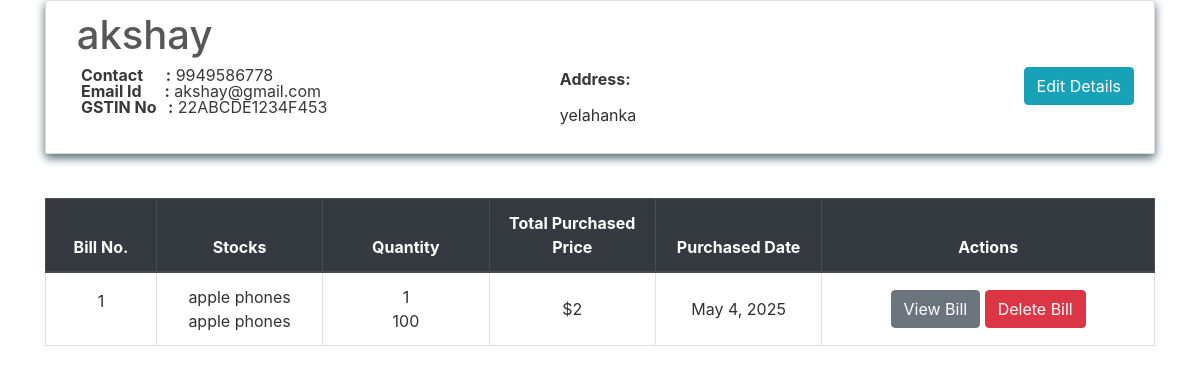
Page /transactions/suppliers/akshay on the committed database.
### transactions/views.py (the view)
class SupplierView(View):
    def get(self, request, name):
        supplierobj = get_object_or_404(Supplier, name=name)
        bill_list = PurchaseBill.objects.filter(supplier=supplierobj)
        page = request.GET.get('page', 1)
        paginator = Paginator(bill_list, 10)
        try:
            bills = paginator.page(page)
        except PageNotAnInteger:
            bills = paginator.page(1)
        except EmptyPage:
            bills = paginator.page(paginator.num_pages)
        context = {
            'supplier'  : supplierobj,
            'bills'     : bills
        }
        return render(request, 'suppliers/supplier.html', context)

### transactions/templates/suppliers/supplier.html (shortened to what this page needs)
{% extends "base.html" %}
{% block content %}
    <div class="content-section">
        <div class="media">
            <div class="media-body">
                <h2 style="color:#575757;" class="account-heading">&nbsp;{{ supplier.name }}</h2>
                <a href="{% url 'edit-supplier' supplier.pk %}" class="btn btn-info" style="float: right;">Edit Details</a>
                <div class="row">
                    <div class="col-md-6">
                        <p class="fal">
                            <b>Contact &nbsp; &nbsp;&nbsp; :</b> {{ supplier.phone }} <br>
                            <b>Email Id &nbsp;&nbsp;&nbsp;&nbsp; :</b> {{ supplier.email }} <br>
                            <b>GSTIN No &nbsp; :</b> {{ supplier.gstin }} <br>
                        </p>
                    </div>
                    <div class="col-md-6">
                        <p class="fal">
                            <b>Address:</b> <br> {{ supplier.address|linebreaks }}
                        </p>
                    </div>
                </div>
            </div>
        </div>
    </div>
    <table class="table table-css table-hover table-bordered">
        <br>
        <thead class="thead-dark align-middle">
            <tr>
                <th width="10%">Bill No.</th>
                <th width="15%">Stocks</th>
                <th width="15%">Quantity</th>
                <th width="15%">Total Purchased Price</th>
                <th width="15%">Purchased Date</th>
                <th width="30%">Actions</th>
            </tr>
        </thead>
        <tbody>
            {% for purchase in bills %}
            <tr>
                <td class="align-middle"> <p>{{ purchase.billno }}</p> </td>
                <td class="align-middle">{% for item in purchase.get_items_list %} {{ item.stock.name }} <br> {% endfor %}</td>
                <td class="align-middle">{% for item in purchase.get_items_list %} {{ item.quantity }} <br> {% endfor %}</td>
                <td class="align-middle">${{ purchase.get_total_price }}</td>
                <td class="align-middle">{{ purchase.time.date }}</td>
                <td class="align-middle"> <a href="{% url 'purchase-bill' purchase.billno %}" class="btn btn-secondary">View Bill</a> <a href="{% url 'delete-purchase' purchase.pk %}" class="btn btn-danger">Delete Bill</a> </td>
            </tr>
            {% endfor %}
        </tbody>
    </table>
</div>
{% endblock content %}

### homepage/static/css/main.css (style rules this page uses)
body, html { height: 100%; }
.fal { color: #383838; }
p { color: rgb(49, 49, 49); }
a { color: #55b159; }
.table-css { color: #313131; }
h1, h2, h3, h4, h5, h6 { color: #ffffff; }
.content-section { background: transparent; box-shadow: 0 4px 10px #4e6570; color: rgb(36, 36, 36); padding: 10px 20px; border: 1px solid #dddddd; border-radius: 3px; margin-bottom: 20px; }
.account-heading { font-size: 2.5rem; }
.align-middle { text-align: center; }

### rows in the picture
Supplier: name "akshay", phone "9949586778", email "akshay@gmail.com", gstin "22ABCDE1234F453", address "yelahanka"
PurchaseBill: billno "1", get_total_price "2", time "May 4, 2025"
PurchaseItem: stock.name "apple phones", quantity "1"
PurchaseItem: stock.name "apple phones", quantity "100"
